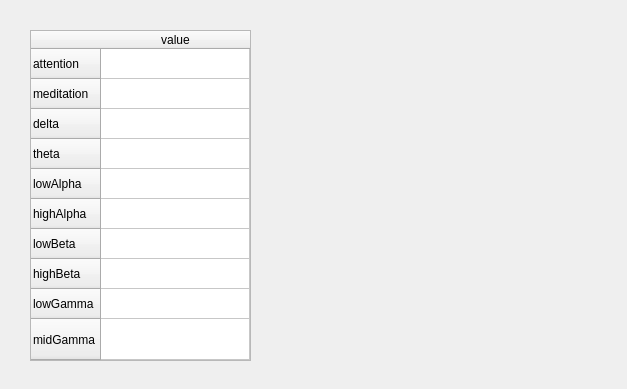
<?xml version="1.0" encoding="UTF-8"?>
<ui version="4.0">
 <class>Form</class>
 <widget class="QWidget" name="Form">
  <property name="geometry">
   <rect>
    <x>0</x>
    <y>0</y>
    <width>627</width>
    <height>389</height>
   </rect>
  </property>
  <property name="windowTitle">
   <string>Form</string>
  </property>
  <widget class="QTableWidget" name="signal_table">
   <property name="geometry">
    <rect>
     <x>30</x>
     <y>30</y>
     <width>221</width>
     <height>331</height>
    </rect>
   </property>
   <property name="dragEnabled">
    <bool>true</bool>
   </property>
   <property name="rowCount">
    <number>10</number>
   </property>
   <property name="columnCount">
    <number>1</number>
   </property>
   <attribute name="horizontalHeaderStretchLastSection">
    <bool>true</bool>
   </attribute>
   <attribute name="verticalHeaderCascadingSectionResizes">
    <bool>false</bool>
   </attribute>
   <attribute name="verticalHeaderStretchLastSection">
    <bool>true</bool>
   </attribute>
   <row>
    <property name="text">
     <string>attention</string>
    </property>
   </row>
   <row>
    <property name="text">
     <string>meditation</string>
    </property>
   </row>
   <row>
    <property name="text">
     <string>delta</string>
    </property>
   </row>
   <row>
    <property name="text">
     <string>theta</string>
    </property>
   </row>
   <row>
    <property name="text">
     <string>lowAlpha</string>
    </property>
   </row>
   <row>
    <property name="text">
     <string>highAlpha</string>
    </property>
   </row>
   <row>
    <property name="text">
     <string>lowBeta</string>
    </property>
   </row>
   <row>
    <property name="text">
     <string>highBeta</string>
    </property>
   </row>
   <row>
    <property name="text">
     <string>lowGamma</string>
    </property>
   </row>
   <row>
    <property name="text">
     <string>midGamma</string>
    </property>
   </row>
   <column>
    <property name="text">
     <string>value</string>
    </property>
   </column>
  </widget>
  <widget class="QWidget" name="chartWidget" native="true">
   <property name="geometry">
    <rect>
     <x>260</x>
     <y>30</y>
     <width>311</width>
     <height>331</height>
    </rect>
   </property>
  </widget>
 </widget>
 <resources/>
 <connections/>
</ui>
